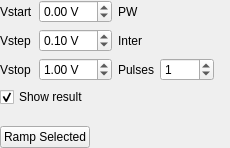
<?xml version="1.0" encoding="UTF-8"?>
<ui version="4.0">
 <class>RampOpsWidget</class>
 <widget class="QWidget" name="RampOpsWidget">
  <property name="geometry">
   <rect>
    <x>0</x>
    <y>0</y>
    <width>230</width>
    <height>148</height>
   </rect>
  </property>
  <property name="windowTitle">
   <string>Form</string>
  </property>
  <layout class="QGridLayout" name="gridLayout" columnstretch="0,0,0,0,1">
   <property name="leftMargin">
    <number>0</number>
   </property>
   <property name="topMargin">
    <number>0</number>
   </property>
   <property name="rightMargin">
    <number>0</number>
   </property>
   <property name="bottomMargin">
    <number>0</number>
   </property>
   <item row="1" column="3">
    <widget class="DurationWidget" name="rampInterDurationWidget" native="true"/>
   </item>
   <item row="2" column="2">
    <widget class="QLabel" name="label_14">
     <property name="sizePolicy">
      <sizepolicy hsizetype="Maximum" vsizetype="Preferred">
       <horstretch>1</horstretch>
       <verstretch>0</verstretch>
      </sizepolicy>
     </property>
     <property name="text">
      <string>Pulses</string>
     </property>
    </widget>
   </item>
   <item row="2" column="1">
    <widget class="QDoubleSpinBox" name="rampVStopSpinBox">
     <property name="sizePolicy">
      <sizepolicy hsizetype="Minimum" vsizetype="Fixed">
       <horstretch>1</horstretch>
       <verstretch>0</verstretch>
      </sizepolicy>
     </property>
     <property name="suffix">
      <string> V</string>
     </property>
     <property name="minimum">
      <double>-10.000000000000000</double>
     </property>
     <property name="maximum">
      <double>10.000000000000000</double>
     </property>
     <property name="singleStep">
      <double>0.100000000000000</double>
     </property>
     <property name="value">
      <double>1.000000000000000</double>
     </property>
    </widget>
   </item>
   <item row="0" column="2">
    <widget class="QLabel" name="label_12">
     <property name="sizePolicy">
      <sizepolicy hsizetype="Maximum" vsizetype="Preferred">
       <horstretch>1</horstretch>
       <verstretch>0</verstretch>
      </sizepolicy>
     </property>
     <property name="text">
      <string>PW</string>
     </property>
    </widget>
   </item>
   <item row="2" column="3">
    <widget class="QSpinBox" name="rampPulsesSpinBox">
     <property name="sizePolicy">
      <sizepolicy hsizetype="Minimum" vsizetype="Fixed">
       <horstretch>1</horstretch>
       <verstretch>0</verstretch>
      </sizepolicy>
     </property>
     <property name="minimum">
      <number>0</number>
     </property>
     <property name="maximum">
      <number>1000</number>
     </property>
     <property name="value">
      <number>1</number>
     </property>
    </widget>
   </item>
   <item row="3" column="0" colspan="2">
    <widget class="QCheckBox" name="showResultCheckBox">
     <property name="text">
      <string>Show result</string>
     </property>
     <property name="checked">
      <bool>true</bool>
     </property>
    </widget>
   </item>
   <item row="0" column="0">
    <widget class="QLabel" name="label_9">
     <property name="sizePolicy">
      <sizepolicy hsizetype="Maximum" vsizetype="Preferred">
       <horstretch>1</horstretch>
       <verstretch>0</verstretch>
      </sizepolicy>
     </property>
     <property name="text">
      <string>Vstart</string>
     </property>
    </widget>
   </item>
   <item row="4" column="0">
    <spacer name="verticalSpacer">
     <property name="orientation">
      <enum>Qt::Vertical</enum>
     </property>
     <property name="sizeHint" stdset="0">
      <size>
       <width>20</width>
       <height>0</height>
      </size>
     </property>
    </spacer>
   </item>
   <item row="1" column="2">
    <widget class="QLabel" name="label_13">
     <property name="sizePolicy">
      <sizepolicy hsizetype="Maximum" vsizetype="Preferred">
       <horstretch>1</horstretch>
       <verstretch>0</verstretch>
      </sizepolicy>
     </property>
     <property name="text">
      <string>Inter</string>
     </property>
    </widget>
   </item>
   <item row="0" column="3">
    <widget class="DurationWidget" name="rampPwDurationWidget" native="true">
     <property name="sizePolicy">
      <sizepolicy hsizetype="Preferred" vsizetype="Preferred">
       <horstretch>1</horstretch>
       <verstretch>0</verstretch>
      </sizepolicy>
     </property>
    </widget>
   </item>
   <item row="5" column="0" colspan="4">
    <layout class="QHBoxLayout" name="horizontalLayout">
     <item>
      <widget class="QPushButton" name="rampSelectedButton">
       <property name="text">
        <string>Ramp Selected</string>
       </property>
      </widget>
     </item>
     <item>
      <spacer name="horizontalSpacer">
       <property name="orientation">
        <enum>Qt::Horizontal</enum>
       </property>
       <property name="sizeHint" stdset="0">
        <size>
         <width>40</width>
         <height>20</height>
        </size>
       </property>
      </spacer>
     </item>
    </layout>
   </item>
   <item row="1" column="0">
    <widget class="QLabel" name="label_10">
     <property name="sizePolicy">
      <sizepolicy hsizetype="Maximum" vsizetype="Preferred">
       <horstretch>1</horstretch>
       <verstretch>0</verstretch>
      </sizepolicy>
     </property>
     <property name="text">
      <string>Vstep</string>
     </property>
    </widget>
   </item>
   <item row="2" column="0">
    <widget class="QLabel" name="label_11">
     <property name="sizePolicy">
      <sizepolicy hsizetype="Maximum" vsizetype="Preferred">
       <horstretch>1</horstretch>
       <verstretch>0</verstretch>
      </sizepolicy>
     </property>
     <property name="text">
      <string>Vstop</string>
     </property>
    </widget>
   </item>
   <item row="0" column="1">
    <widget class="QDoubleSpinBox" name="rampVStartSpinBox">
     <property name="sizePolicy">
      <sizepolicy hsizetype="Minimum" vsizetype="Fixed">
       <horstretch>1</horstretch>
       <verstretch>0</verstretch>
      </sizepolicy>
     </property>
     <property name="suffix">
      <string> V</string>
     </property>
     <property name="minimum">
      <double>-10.000000000000000</double>
     </property>
     <property name="maximum">
      <double>10.000000000000000</double>
     </property>
     <property name="singleStep">
      <double>0.100000000000000</double>
     </property>
    </widget>
   </item>
   <item row="1" column="1">
    <widget class="QDoubleSpinBox" name="rampVStepSpinBox">
     <property name="sizePolicy">
      <sizepolicy hsizetype="Minimum" vsizetype="Fixed">
       <horstretch>1</horstretch>
       <verstretch>0</verstretch>
      </sizepolicy>
     </property>
     <property name="suffix">
      <string> V</string>
     </property>
     <property name="minimum">
      <double>0.000000000000000</double>
     </property>
     <property name="maximum">
      <double>10.000000000000000</double>
     </property>
     <property name="singleStep">
      <double>0.100000000000000</double>
     </property>
     <property name="value">
      <double>0.100000000000000</double>
     </property>
    </widget>
   </item>
   <item row="2" column="4">
    <spacer name="horizontalSpacer_2">
     <property name="orientation">
      <enum>Qt::Horizontal</enum>
     </property>
     <property name="sizeHint" stdset="0">
      <size>
       <width>0</width>
       <height>20</height>
      </size>
     </property>
    </spacer>
   </item>
  </layout>
 </widget>
 <customwidgets>
  <customwidget>
   <class>DurationWidget</class>
   <extends>QWidget</extends>
   <header>..duration_widget</header>
   <container>1</container>
  </customwidget>
 </customwidgets>
 <resources/>
 <connections/>
</ui>
